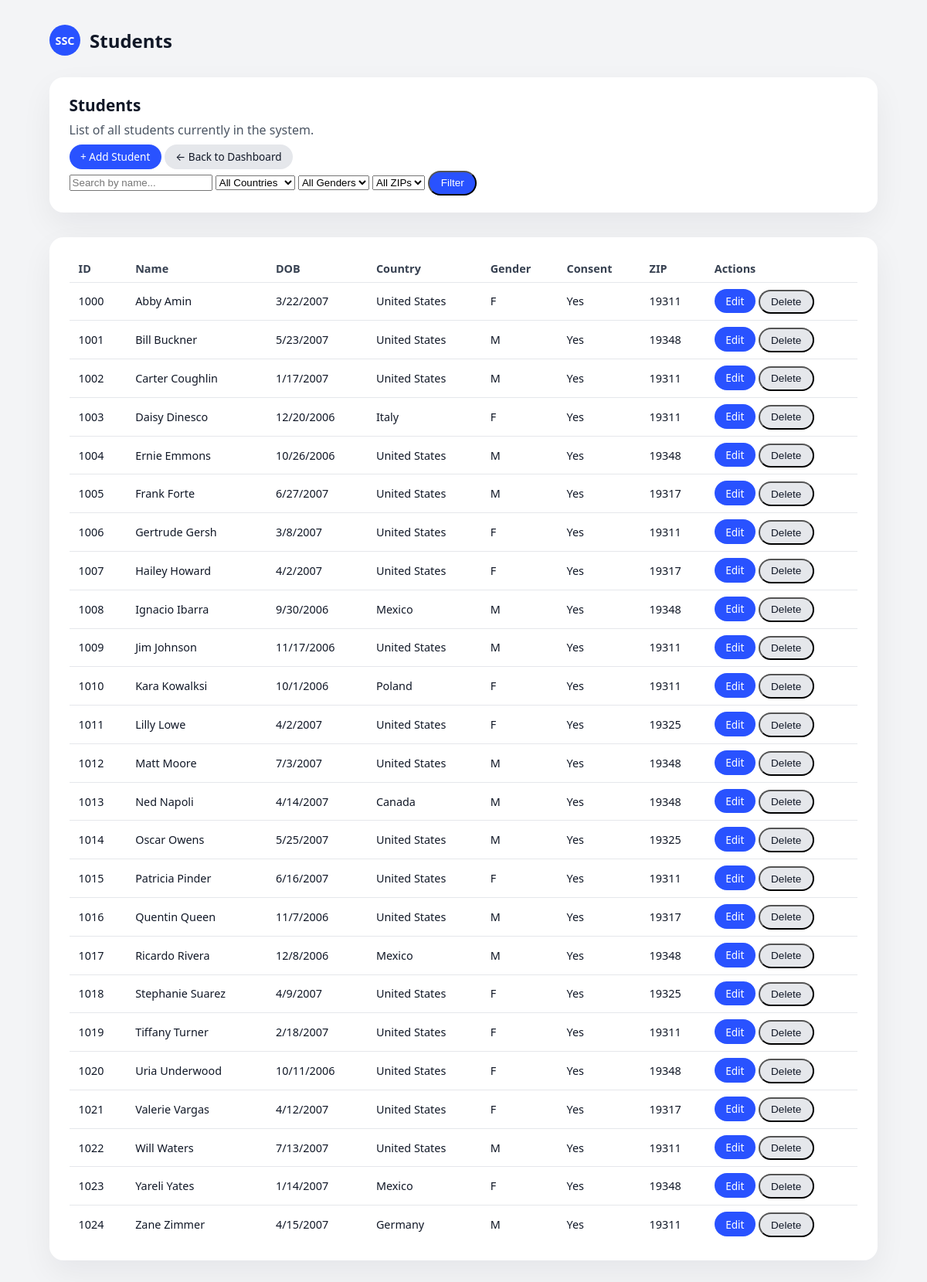
The app's page /students, older data.
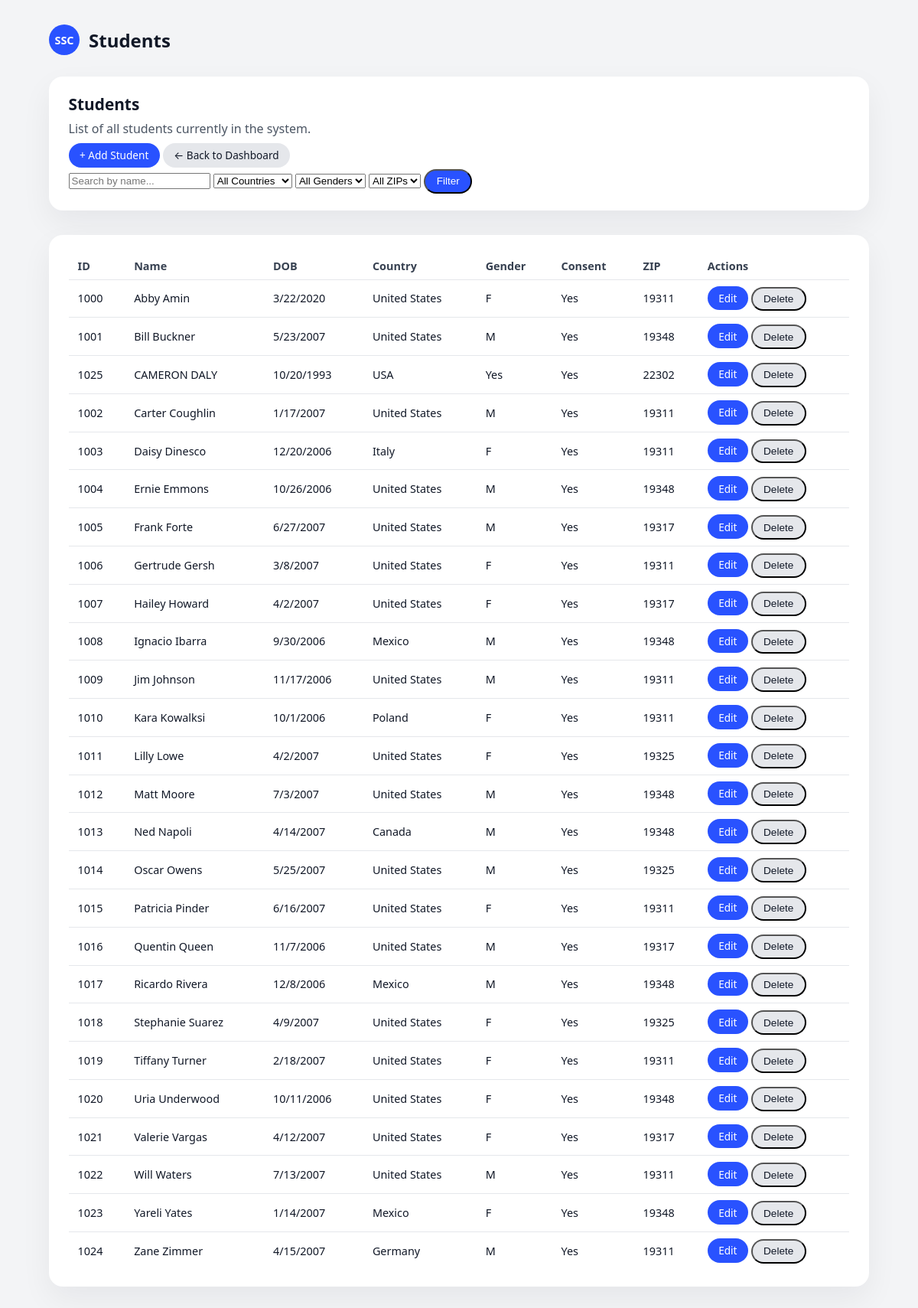
The same page, newer data.
### tables this page shows
CREATE TABLE Student (
    student_id INT PRIMARY KEY,
    name VARCHAR(100) NOT NULL,
    dob DATE NOT NULL,
    country_of_birth VARCHAR(100) NOT NULL,
    gender CHAR(1) NOT NULL,
    consent BOOLEAN NOT NULL,
    zip_code CHAR(5) NOT NULL
);

### app.py (the view)
@app.route("/students")
def list_students():
    search = request.args.get("search", "")
    country_filter = request.args.get("country", "")
    gender_filter = request.args.get("gender", "")
    zip_filter = request.args.get("zip", "")
    conn = get_db_connection()
    countries = [row["country_of_birth"] for row in conn.execute("SELECT DISTINCT country_of_birth FROM Student ORDER BY country_of_birth").fetchall()]
    genders = [row["gender"] for row in conn.execute("SELECT DISTINCT gender FROM Student ORDER BY gender").fetchall()]
    zips = [row["zip_code"] for row in conn.execute("SELECT DISTINCT zip_code FROM Student ORDER BY zip_code").fetchall()]
    query = "SELECT * FROM Student WHERE 1=1"
    params = []
    if search:
        query += " AND name LIKE ?"
        params.append(f"%{search}%")
    if country_filter:
        query += " AND country_of_birth = ?"
        params.append(country_filter)
    if gender_filter:
        query += " AND gender = ?"
        params.append(gender_filter)
    if zip_filter:
        query += " AND zip_code = ?"
        params.append(zip_filter)
    query += " ORDER BY name"
    students = conn.execute(query, params).fetchall()
    conn.close()
    return render_template(
        "students.html",
        students=students,
        search=search,
        countries=countries,
        genders=genders,
        zips=zips,
        country_filter=country_filter,
        gender_filter=gender_filter,
        zip_filter=zip_filter
    )

### app.py (called while the page is built)
def get_db_connection():
    conn = sqlite3.connect(DATABASE)
    conn.row_factory = sqlite3.Row  # access columns by name
    return conn

### templates/students.html (shortened to what this page needs)
<!DOCTYPE html>
<html lang="en">
<head>
  <link rel="stylesheet" href="{{ url_for('static', filename='style.css') }}">
</head>
<body>
  <div class="page">
    <header class="top-bar">
      <div class="logo-circle">SSC</div>
      <h1>Students</h1>
    </header>
    <main class="content">
      <div class="card hero">
        <h2>Students</h2>
        <p>List of all students currently in the system.</p>
        <p style="margin-top: 0.5rem;">
          <a href="{{ url_for('new_student') }}" class="button-link">+ Add Student</a>
          <a href="{{ url_for('home') }}" class="button-link secondary">← Back to Dashboard</a>
        </p>
        <form method="get" action="{{ url_for('list_students') }}" class="search-form">
          <input type="text"
                name="search"
                placeholder="Search by name..."
                value="{{ search }}"
                class="search-input">
          <select name="country" class="search-select">
            <option value="">All Countries</option>
          </select>
          <select name="gender" class="search-select">
            <option value="">All Genders</option>
          </select>
          <select name="zip" class="search-select">
            <option value="">All ZIPs</option>
          </select>
          <button type="submit" class="button-link">Filter</button>
        </form>
      </div>
      <div class="card">
        <table class="table">
          <thead>
            <tr>
              <th>ID</th>
              <th>Name</th>
              <th>DOB</th>
              <th>Country</th>
              <th>Gender</th>
              <th>Consent</th>
              <th>ZIP</th>
              <th>Actions</th>
            </tr>
          </thead>
          <tbody>
            {% for s in students %}
              <tr>
                <td>{{ s.student_id }}</td>
                <td>{{ s.name }}</td>
                <td>{{ s.dob }}</td>
                <td>{{ s.country_of_birth }}</td>
                <td>{{ s.gender }}</td>
                <td>{{ 'Yes' if s.consent else 'No' }}</td>
                <td>{{ s.zip_code }}</td>
                <td>
                  <a href="{{ url_for('edit_student', student_id=s.student_id) }}"
                     class="button-link">
                    Edit
                  </a>
                  <form method="post"
                        action="{{ url_for('delete_student', student_id=s.student_id) }}"
                        onsubmit="return confirm('Delete this student?');"
                        style="display:inline;">
                    <button type="submit" class="button-link secondary">Delete</button>
                  </form>
                </td>
              </tr>
            {% endfor %}
          </tbody>
        </table>
      </div>
    </main>
  </div>
</body>
</html>

### static/style.css (style rules this page uses)
*, *::before, *::after { box-sizing: border-box; }
body { margin: 0; font-family: system-ui, -apple-system, BlinkMacSystemFont, "SF Pro Text", "Segoe UI", sans-serif; background: #f3f4f6; color: #111827; }
.page { max-width: 1120px; margin: 0 auto; padding: 2rem 1.5rem 3rem; }
.top-bar { display: flex; align-items: center; gap: 0.75rem; margin-bottom: 1.75rem; }
.logo-circle { width: 40px; height: 40px; border-radius: 999px; background: #2952ff; color: #ffffff; display: flex; align-items: center; justify-content: center; font-weight: 600; font-size: 0.9rem; }
.top-bar h1 { font-size: 1.5rem; font-weight: 600; margin: 0; }
.content { display: flex; flex-direction: column; gap: 1.5rem; }
.card { background: #ffffff; border-radius: 18px; padding: 1.4rem 1.6rem; box-shadow: 0 16px 40px rgba(15, 23, 42, 0.06); }
.hero { margin-bottom: 0.5rem; }
.hero h2 { margin: 0 0 0.4rem; font-size: 1.3rem; font-weight: 600; }
.hero p { margin: 0.15rem 0; color: #4b5563; }
.table { width: 100%; border-collapse: collapse; font-size: 0.9rem; }
.table th, .table td { padding: 0.5rem 0.75rem; border-bottom: 1px solid #e5e7eb; text-align: left; }
.table th { font-weight: 600; color: #374151; }
.table tr:last-child td { border-bottom: none; }
.button-link { display: inline-block; padding: 0.4rem 0.9rem; border-radius: 999px; background: #2952ff; color: #ffffff; text-decoration: none; font-size: 0.85rem; }
.button-link.secondary { background: #e5e7eb; color: #111827; }

Row changes from the older to the newer data that the page shows:
changed Student "Abby Amin": dob "3/22/2007" → "3/22/2020"
added Student: student_id "1025", name "CAMERON DALY", dob "10/20/1993", country_of_birth "USA", gender "Yes", consent "Yes", zip_code "22302"
